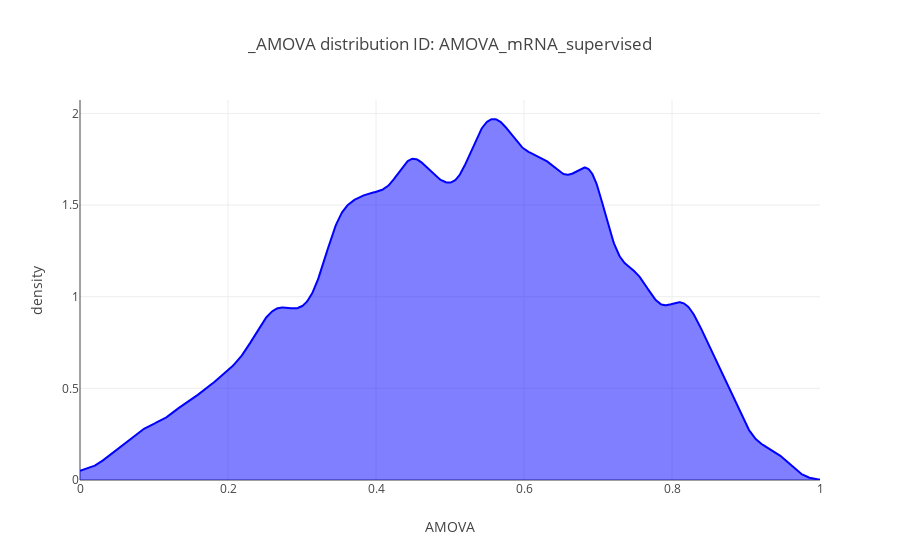

The cell this chart's notebook holds for it:
### Markdown cell above
Now we look at the distribution of AMOVA values extracted at random sites.

### Code cell
### Distribution of feature space distances between control populations for even and biased scenarios
from sklearn.neighbors import KernelDensity


X_plot = np.linspace(0, 1, 1000)

kde = KernelDensity(kernel='gaussian', bandwidth=0.02).fit(np.array(amova_control.AMOVA).reshape(-1,1))

log_dens = kde.score_samples(X_plot.reshape(-1,1))

fig_roost_dens= [go.Scatter(x=X_plot, y=np.exp(log_dens), 
                            mode='lines', fill='tozeroy', name= 'Biased senarios',
                            line=dict(color='blue', width=2))]
##

layout= go.Layout(
    title= '{} distribution ID: {}'.format(amova_suf,ID),
    xaxis= dict(
        title= 'AMOVA'
    ),
    yaxis= dict(
        title= 'density'
    )
)

fig = go.Figure(data=fig_roost_dens, layout= layout)
iplot(fig)

### Figure 1 — Plotly figure (JSON) as saved in the notebook; plotly's stock layout.template omitted (floating-point values rounded to 4 significant figures; data arrays with more than 128 entries replaced by an {"elided": "..."} marker saying what was removed)
{"data": [{"fill": "tozeroy", "line": {"color": "blue", "width": 2}, "mode": "lines", "name": "Biased senarios", "type": "scatter", "uid": "c6ce1b94-e06a-4c3d-ab75-b4515ef9a61b", "x": {"elided": "1000 float values"}, "y": {"elided": "1000 float values"}}], "layout": {"title": "_AMOVA distribution ID: AMOVA_mRNA_supervised", "xaxis": {"title": "AMOVA"}, "yaxis": {"title": "density"}}}
